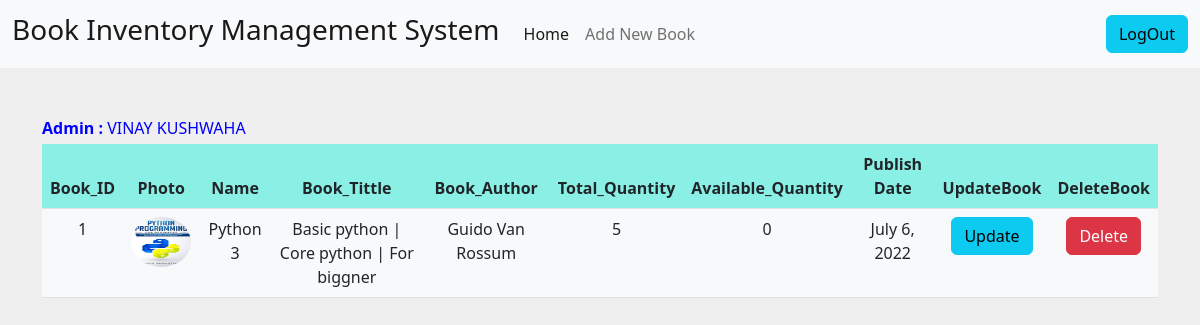
/outstock/ (signed in), run on the app's committed database.
### account/models.py (models this page shows, shortened)
class User(AbstractBaseUser,PermissionsMixin):
    name=models.CharField(max_length=50,null=True,blank=True)
    email=models.EmailField(max_length=50,unique=True,blank=False,null=False)
    mobile=models.CharField(max_length=10,blank=True,null=True)
    status = models.BooleanField(default=True)
    is_staff = models.BooleanField(default=False)
    is_active = models.BooleanField(default=True)
    USERNAME_FIELD = 'email'
    REQUIRED_FIELDS = []
    objects = CustomerUserManager()

class Book(models.Model):
    book_name = models.CharField(max_length=100,blank=True,null=True)
    book_photo = models.ImageField(upload_to='image/',blank=True, null=True)
    book_title = models.CharField(max_length=300,blank=True,null=True)
    book_author = models.CharField(max_length=100,blank=False, null=False)
    publish_date = models.DateField(default=datetime.date.today())
    total_quantity = models.BigIntegerField()
    available_quantity = models.BigIntegerField(blank=True,null=True)

### account/views.py (the view)
# urls.py: path("outstock/", library_OutStock, name="outstock"),
def library_OutStock(request):
    if request.user.is_authenticated:
        data = Book.objects.filter(available_quantity__lte=0)
        return render(request,'account/listout.html',{'data':data})
    else:
        return HttpResponse("<h2>Only Authenticated OutStock Store Book</h2><a href='/store'>back to home</a>")

### account/templates/account/listout.html (shortened to what this page needs)
{% extends 'account/base.html' %}
{% block body %}
<nav class="navbar navbar-expand-lg navbar-light bg-light">
    <div class="container-fluid">
      <a class="navbar-brand" href="#"><h3>Book Inventory Management System</h3></a>
      <div class="collapse navbar-collapse" id="navbarSupportedContent">
        <ul class="navbar-nav me-auto mb-2 mb-lg-0">
          <li class="nav-item">
            <a class="nav-link active" aria-current="page" href="{% url 'store'%}">Home</a>
          </li>
          <li class="nav-item">
            <a class="nav-link" href="{% url 'addbook' %}">Add New Book</a>
          </li>
        </ul>
        <a class="nav-link" href="{% url 'logout'%}"><button class=" btn btn-info ms-5">LogOut</button></a>
      </div>
    </div>
  </nav>
<div class="container mt-5">
    <table class="table bg-light">
        <label class=" mb-1 table table-hover" style='color:blue;'><b>Admin : </b>{{request.user.name}}</label>
        <thead style="background-color:rgba(65, 235, 215, 0.6);">
            <tr class="text-center">
                <Th>Book_ID</Th>
                <Th>Photo</Th>
                <Th>Name</Th>
                <Th>Book_Tittle</Th>
                <Th>Book_Author</Th>
                <Th>Total_Quantity</Th>
                <Th>Available_Quantity</Th>
                <Th>Publish Date</Th>
                <th>UpdateBook</th>
                <th>DeleteBook</th>
            </tr>
        </thead>
            {% for i in data %}
            <tr class='text-center'>
                <td>{{i.id}}</td>
                <td><img src="/media/{{i.book_photo}}" class="rounded-circle" alt="love" height="50px" width="60px"></td>
                <td>{{i.book_name}}</td>
                <td>{{i.book_title}}</td>
                <td>{{i.book_author}}</td>
                <td>{{i.total_quantity}}</td>
                <td>{{i.available_quantity}}</td>
                <td>{{i.publish_date}}</td>
                <td>
                    <a href="/update/{{i.id}}/"><button class="btn btn-info">Update</button></a>
                </td>
                <td>
                    <a href="/delete/{{i.id}}/"><button class="btn btn-danger">Delete</button></a>
                </td>
            </tr>
            {% empty %}
            <div class="footer "><h2 class="text-center">No any Book Now OutOfStock</h2></div>
            {% endfor %}
    </table>
</div>
{% endblock  %}

### data on the page
User: user.name "VINAY KUSHWAHA"
Book: id "1", book_photo (picture), book_name "Python 3", book_title "Basic python | Core python | For biggner", book_author "Guido Van Rossum", total_quantity "5", available_quantity "0", publish_date "July 6, 2022"
